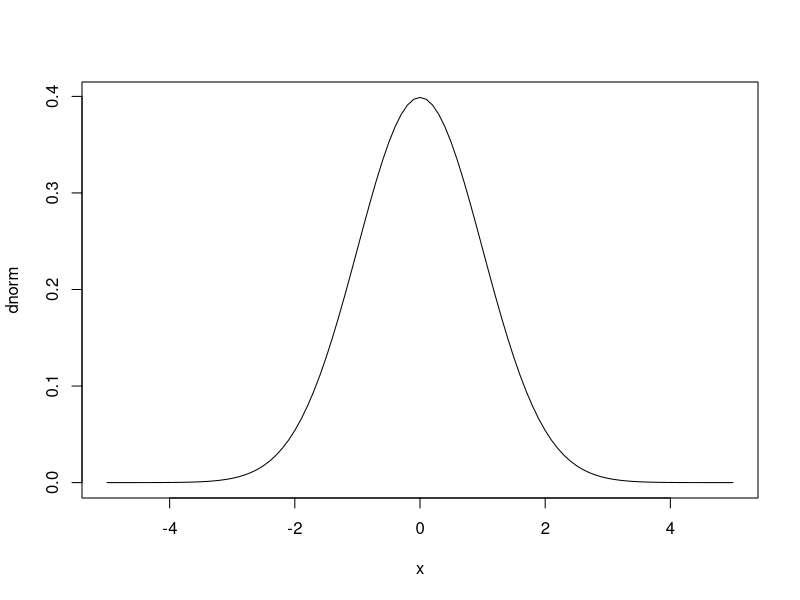
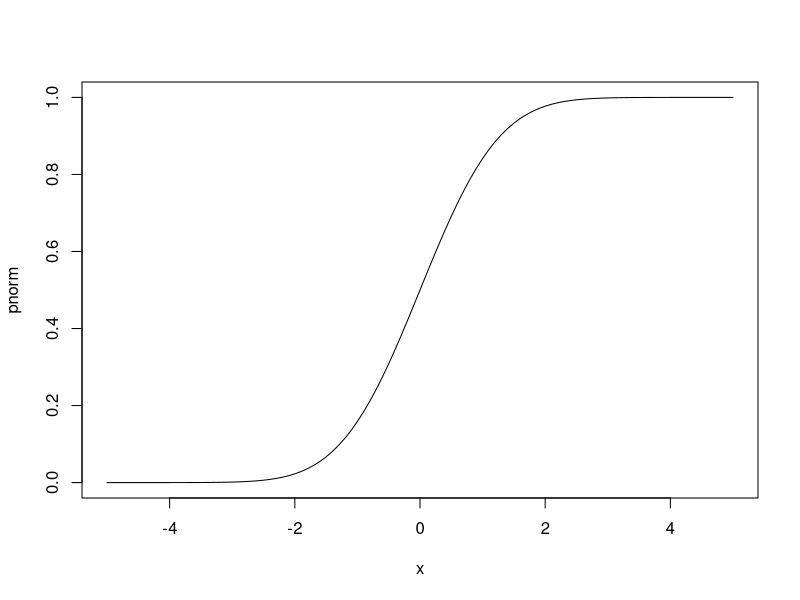
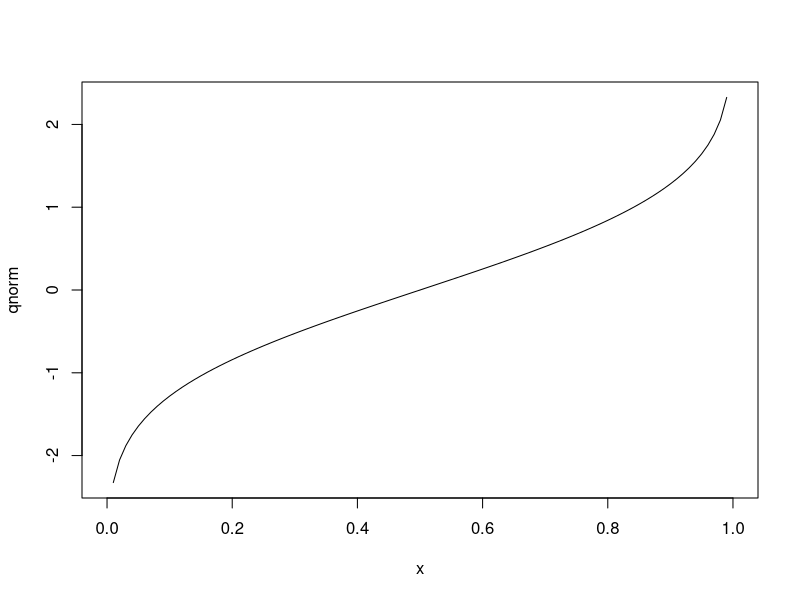

Reproduce these figures in R, in order.
# Exercise 1 (The normal table) Let Z ~ N(0, 1)
# be a standard normal random variable, and compute;

# 1a. P(Z < 1.64)

plot(dnorm, from = -5.0, to = 5.0)
plot(pnorm, from = -5.0, to = 5.0)
# This is the mass below 1.64 stdev, I estimate 70%
mass_below_164 <- pnorm(
  q = 1.64, # vector of quantiles.
  mean = 0,
  sd = 1,
  lower.tail = TRUE
)
testthat::expect_equal(mass_below_164, 0.9494974, tolerance = 0.0000001)

# 1b. P(Z > -1.64)
# I estimate this to be the same: 0.9494974
mass_above_minus_164 <- pnorm(
  q = -1.64, # vector of quantiles.
  mean = 0,
  sd = 1,
  lower.tail = FALSE
)

testthat::expect_equal(mass_above_minus_164, 0.9494974, tolerance = 0.0000001)

# 1c. P(-1.96 < Z)
# This is equal to P(Z > -1.96),
# which I estimate at 0.97
mass_above_minus_196 <- pnorm(
  q = -1.96, # vector of quantiles.
  mean = 0,
  sd = 1,
  lower.tail = FALSE
)
testthat::expect_true(mass_above_minus_196 > mass_above_minus_164)
testthat::expect_equal(mass_above_minus_196, 0.9750021, tolerance = 0.0000001)

# 1d. P(Z < 2.36)
mass_below_236 <- pnorm(
  q = 2.36, # vector of quantiles.
  mean = 0,
  sd = 1,
  lower.tail = TRUE
)
testthat::expect_equal(mass_below_236, 0.9908625, tolerance = 0.0000001)

# 1e. An a such that P(Z < a) = 0.95
# Or: which x has 0.95 below it? This is around 1.64

#
#?qnorm
#
#  > qnorm gives the quantile function
#
# Ah, that is super useless ...
plot(qnorm, from = 0.0, to = 1.0)

a_with_95_percent_below_it <- qnorm(
  p = 0.95,
  mean = 0,
  sd = 1,
  lower.tail = TRUE
)
testthat::expect_equal(a_with_95_percent_below_it, 1.644854, tolerance = 0.000001)

# 1f. A b such that P(Z > b) = 0.975
# Hence, a a value of x above which 97.5% percent of the density is
# I estimate this at -1.96
b_with_97_5_percent_above_it <- qnorm(
  p = 0.975,
  mean = 0,
  sd = 1,
  lower.tail = FALSE
)
testthat::expect_equal(b_with_97_5_percent_above_it, -1.959964, tolerance = 0.000001)
b_with_97_5_percent_above_it
